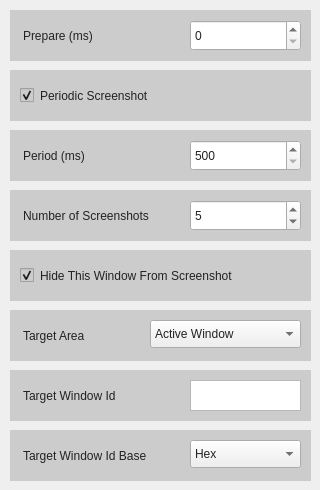
      <widget class="QWidget" name="tabShootOptions">
       <property name="styleSheet">
        <string notr="true">color:#222;</string>
       </property>
       <attribute name="title">
        <string>Shoot Options</string>
       </attribute>
       <widget class="QLabel" name="labelPeriod">
        <property name="geometry">
         <rect>
          <x>10</x>
          <y>130</y>
          <width>301</width>
          <height>51</height>
         </rect>
        </property>
        <property name="toolTip">
         <string>&lt;html&gt;&lt;head/&gt;&lt;body&gt;&lt;p&gt;The interval in between each of the screenshots. Only takes effect if &amp;quot;Periodic Screenshot&amp;quot; is checked. &lt;/p&gt;&lt;/body&gt;&lt;/html&gt;</string>
        </property>
        <property name="styleSheet">
         <string notr="true">padding-left: 10px;
background: #ccc;</string>
        </property>
        <property name="text">
         <string>Period (ms)</string>
        </property>
       </widget>
       <widget class="QCheckBox" name="checkboxPeriodicScreenshot">
        <property name="geometry">
         <rect>
          <x>10</x>
          <y>70</y>
          <width>301</width>
          <height>51</height>
         </rect>
        </property>
        <property name="toolTip">
         <string>&lt;html&gt;&lt;head/&gt;&lt;body&gt;&lt;p&gt;Basically a choice between taking multiple screenshots (number specified in &amp;quot;Number of Screenshots&amp;quot;) or just a single shot.&lt;/p&gt;&lt;/body&gt;&lt;/html&gt;</string>
        </property>
        <property name="styleSheet">
         <string notr="true">padding: 10px;
background: #ccc;</string>
        </property>
        <property name="text">
         <string>Periodic Screenshot</string>
        </property>
        <property name="checked">
         <bool>true</bool>
        </property>
       </widget>
       <widget class="QSpinBox" name="spinboxPeriod">
        <property name="geometry">
         <rect>
          <x>190</x>
          <y>140</y>
          <width>111</width>
          <height>31</height>
         </rect>
        </property>
        <property name="minimum">
         <number>500</number>
        </property>
        <property name="maximum">
         <number>3600000</number>
        </property>
        <property name="singleStep">
         <number>500</number>
        </property>
       </widget>
       <widget class="QLabel" name="labelPrepare">
        <property name="geometry">
         <rect>
          <x>10</x>
          <y>10</y>
          <width>301</width>
          <height>51</height>
         </rect>
        </property>
        <property name="toolTip">
         <string>&lt;html&gt;&lt;head/&gt;&lt;body&gt;&lt;p&gt;The delay before the first screenshot is taken.&lt;/p&gt;&lt;/body&gt;&lt;/html&gt;</string>
        </property>
        <property name="styleSheet">
         <string notr="true">padding-left: 10px;
background: #ccc;</string>
        </property>
        <property name="text">
         <string>Prepare (ms)</string>
        </property>
       </widget>
       <widget class="QSpinBox" name="spinboxPrepareDelay">
        <property name="geometry">
         <rect>
          <x>190</x>
          <y>20</y>
          <width>111</width>
          <height>31</height>
         </rect>
        </property>
        <property name="minimum">
         <number>0</number>
        </property>
        <property name="maximum">
         <number>3600000</number>
        </property>
        <property name="singleStep">
         <number>500</number>
        </property>
        <property name="value">
         <number>0</number>
        </property>
       </widget>
       <widget class="QCheckBox" name="checkboxHideWindow">
        <property name="geometry">
         <rect>
          <x>10</x>
          <y>250</y>
          <width>301</width>
          <height>51</height>
         </rect>
        </property>
        <property name="toolTip">
         <string>&lt;html&gt;&lt;head/&gt;&lt;body&gt;&lt;p&gt;Check to not have the screenshot tool's window interfere with your shooting.&lt;/p&gt;&lt;/body&gt;&lt;/html&gt;</string>
        </property>
        <property name="styleSheet">
         <string notr="true">padding: 10px;
background: #ccc;</string>
        </property>
        <property name="text">
         <string>Hide This Window From Screenshot</string>
        </property>
        <property name="checked">
         <bool>true</bool>
        </property>
       </widget>
       <widget class="QLabel" name="labelNumberScreenshots">
        <property name="geometry">
         <rect>
          <x>10</x>
          <y>190</y>
          <width>301</width>
          <height>51</height>
         </rect>
        </property>
        <property name="toolTip">
         <string>&lt;html&gt;&lt;head/&gt;&lt;body&gt;&lt;p&gt;The number of screenshots you want to take.&lt;/p&gt;&lt;/body&gt;&lt;/html&gt;</string>
        </property>
        <property name="styleSheet">
         <string notr="true">padding-left: 10px;
background: #ccc;</string>
        </property>
        <property name="text">
         <string>Number of Screenshots</string>
        </property>
       </widget>
       <widget class="QSpinBox" name="spinboxNumberScreenshots">
        <property name="geometry">
         <rect>
          <x>190</x>
          <y>200</y>
          <width>111</width>
          <height>31</height>
         </rect>
        </property>
        <property name="minimum">
         <number>2</number>
        </property>
        <property name="maximum">
         <number>100000</number>
        </property>
        <property name="singleStep">
         <number>1</number>
        </property>
        <property name="value">
         <number>5</number>
        </property>
       </widget>
       <widget class="QComboBox" name="dropdownTargetArea">
        <property name="geometry">
         <rect>
          <x>150</x>
          <y>320</y>
          <width>151</width>
          <height>28</height>
         </rect>
        </property>
        <property name="currentIndex">
         <number>1</number>
        </property>
        <item>
         <property name="text">
          <string>Entire Screen</string>
         </property>
        </item>
        <item>
         <property name="text">
          <string>Active Window</string>
         </property>
        </item>
        <item>
         <property name="text">
          <string>Window</string>
         </property>
        </item>
        <item>
         <property name="text">
          <string>Rectangle</string>
         </property>
        </item>
        <item>
         <property name="text">
          <string>Polygon</string>
         </property>
        </item>
       </widget>
       <widget class="QLabel" name="labelTargetArea">
        <property name="geometry">
         <rect>
          <x>10</x>
          <y>310</y>
          <width>301</width>
          <height>51</height>
         </rect>
        </property>
        <property name="toolTip">
         <string>&lt;html&gt;&lt;head/&gt;&lt;body&gt;&lt;p&gt;The area you want to take a screenshot of.&lt;/p&gt;&lt;/body&gt;&lt;/html&gt;</string>
        </property>
        <property name="styleSheet">
         <string notr="true">padding-left: 10px;
background: #ccc;</string>
        </property>
        <property name="text">
         <string>Target Area</string>
        </property>
       </widget>
       <widget class="QTextEdit" name="textTargetWindowId">
        <property name="geometry">
         <rect>
          <x>190</x>
          <y>380</y>
          <width>111</width>
          <height>31</height>
         </rect>
        </property>
        <property name="html">
         <string>&lt;!DOCTYPE HTML PUBLIC &quot;-//W3C//DTD HTML 4.0//EN&quot; &quot;http://www.w3.org/TR/REC-html40/strict.dtd&quot;&gt;
&lt;html&gt;&lt;head&gt;&lt;meta name=&quot;qrichtext&quot; content=&quot;1&quot; /&gt;&lt;style type=&quot;text/css&quot;&gt;
p, li { white-space: pre-wrap; }
&lt;/style&gt;&lt;/head&gt;&lt;body style=&quot; font-family:'Cantarell'; font-size:11pt; font-weight:400; font-style:normal;&quot;&gt;
&lt;p style=&quot;-qt-paragraph-type:empty; margin-top:0px; margin-bottom:0px; margin-left:0px; margin-right:0px; -qt-block-indent:0; text-indent:0px;&quot;&gt;&lt;br /&gt;&lt;/p&gt;&lt;/body&gt;&lt;/html&gt;</string>
        </property>
        <property name="placeholderText">
         <string/>
        </property>
       </widget>
       <widget class="QLabel" name="labelTargetWindowId">
        <property name="geometry">
         <rect>
          <x>10</x>
          <y>370</y>
          <width>301</width>
          <height>51</height>
         </rect>
        </property>
        <property name="toolTip">
         <string>&lt;html&gt;&lt;head/&gt;&lt;body&gt;&lt;p&gt;Used to identify the window you want to take a screenshot of. For OS other than Linux please use the powershell (Windows) or Quartz (OSX) to find out the WId. Takes effect only if &amp;quot;Target Area&amp;quot; is set to window.&amp;quot;&lt;/p&gt;&lt;/body&gt;&lt;/html&gt;</string>
        </property>
        <property name="styleSheet">
         <string notr="true">padding-left: 10px;
background: #ccc;</string>
        </property>
        <property name="text">
         <string>Target Window Id</string>
        </property>
       </widget>
       <widget class="QLabel" name="labelTargetWindowIdBase">
        <property name="geometry">
         <rect>
          <x>10</x>
          <y>430</y>
          <width>301</width>
          <height>51</height>
         </rect>
        </property>
        <property name="toolTip">
         <string>&lt;html&gt;&lt;head/&gt;&lt;body&gt;&lt;p&gt;The base which is used to calculate the WId from the &amp;quot;Target Window Id&amp;quot; text input. Only takes effect if &amp;quot;Target Area&amp;quot; is set to window.&lt;/p&gt;&lt;/body&gt;&lt;/html&gt;</string>
        </property>
        <property name="styleSheet">
         <string notr="true">padding-left: 10px;
background: #ccc;</string>
        </property>
        <property name="text">
         <string>Target Window Id Base</string>
        </property>
       </widget>
       <widget class="QComboBox" name="dropdownTargetWindowIdBase">
        <property name="geometry">
         <rect>
          <x>190</x>
          <y>440</y>
          <width>111</width>
          <height>28</height>
         </rect>
        </property>
        <property name="currentIndex">
         <number>3</number>
        </property>
        <item>
         <property name="text">
          <string>Bin</string>
         </property>
        </item>
        <item>
         <property name="text">
          <string>Oct</string>
         </property>
        </item>
        <item>
         <property name="text">
          <string>Dec</string>
         </property>
        </item>
        <item>
         <property name="text">
          <string>Hex</string>
         </property>
        </item>
       </widget>
       <zorder>labelTargetWindowId</zorder>
       <zorder>labelTargetArea</zorder>
       <zorder>labelPeriod</zorder>
       <zorder>checkboxPeriodicScreenshot</zorder>
       <zorder>spinboxPeriod</zorder>
       <zorder>labelPrepare</zorder>
       <zorder>spinboxPrepareDelay</zorder>
       <zorder>checkboxHideWindow</zorder>
       <zorder>labelNumberScreenshots</zorder>
       <zorder>spinboxNumberScreenshots</zorder>
       <zorder>dropdownTargetArea</zorder>
       <zorder>textTargetWindowId</zorder>
       <zorder>labelTargetWindowIdBase</zorder>
       <zorder>dropdownTargetWindowIdBase</zorder>
       <zorder>verticalLayoutWidget</zorder>
       <zorder>labelScreenshotPreview</zorder>
      </widget>
